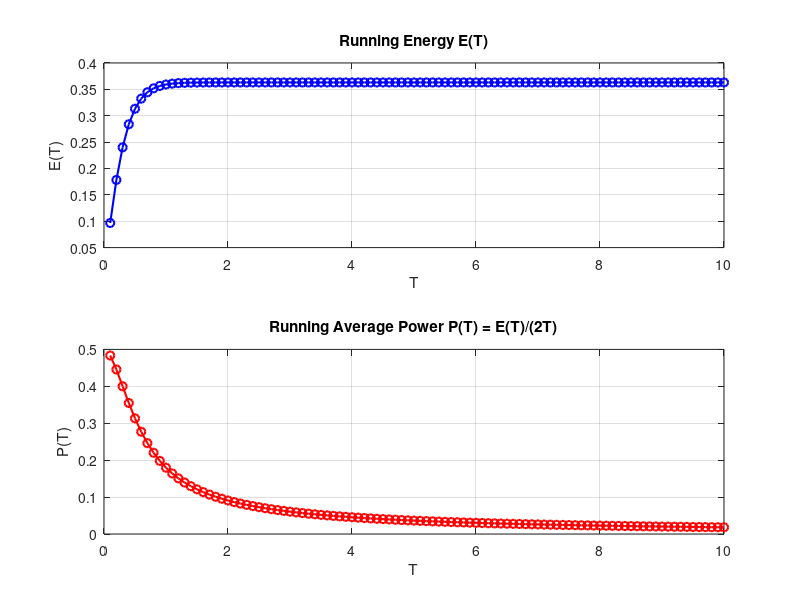

Recreate this plot in MATLAB.
%%%%%%%%%%%%%%%%%%%%%%%%%%%%%%%%%%%%%%%%%%%%%%%%%%%%%%%%%%%%%%%%%%%%%%%%%%%
% plot_energy_power
%              x(t) = (4*exp(-3t) - 3*exp(-4t)) * u(t).
%%%%%%%%%%%%%%%%%%%%%%%%%%%%%%%%%%%%%%%%%%%%%%%%%%%%%%%%%%%%%%%%%%%%%%%%%%%

clear; clc; close all;

u = @(t) (t >= 0);


x = @(t) (4*exp(-3*t) - 3*exp(-4*t)) .* u(t);


x_sq = @(t) (x(t)).^2;


maxT = 10;                 
NT   = 100;
Tvals = linspace(0.1, maxT, NT);   

Evals = zeros(size(Tvals)); 
Pvals = zeros(size(Tvals));  

for i = 1:length(Tvals)
    T_i = Tvals(i);
 
    Evals(i) = integral(x_sq, 0, T_i);
    

    Pvals(i) = Evals(i) / (2 * T_i);
end


figure('Name','Energy and Power for x(t) = (4e^{-3t}-3e^{-4t})u(t)');
subplot(2,1,1);
plot(Tvals, Evals, 'b-o','LineWidth',1.5);
xlabel('T'); ylabel('E(T)');
title('Running Energy E(T)');
grid on;

subplot(2,1,2);
plot(Tvals, Pvals, 'r-o','LineWidth',1.5);
xlabel('T'); ylabel('P(T)');
title('Running Average Power P(T) = E(T)/(2T)');
grid on;
